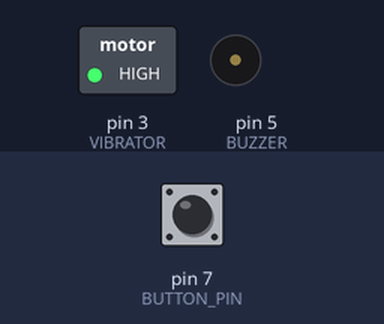
Simulated run of this sketch. Board: Arduino Uno, built with avr-gcc and run on an emulated ATmega328P. Parts: switched loads named in the sketch (green lamp = pin HIGH), buzzer (waves = sounding). The test bench sets the inputs (shaded band); at power-on: pin 7 (BUTTON_PIN) HIGH. What the sketch prints to the serial monitor is not drawn.

Above: at 1.2 s.
1.3 s: pin 7 (BUTTON_PIN) pulled LOW for 0.15 s
At 1.37 s:
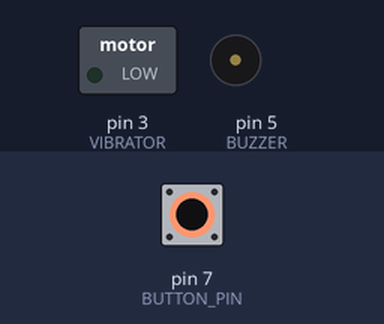
2.9 s: pin 7 (BUTTON_PIN) pulled LOW for 3.2 s
At 18.6 s:
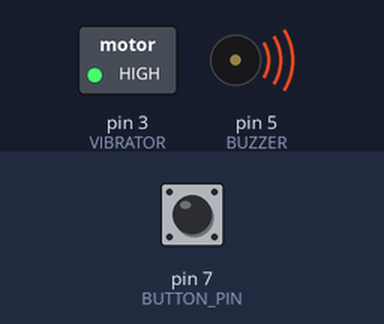
Timing chart, 0 to 18.9 s (numbered marks = the images above; inputs shaded):
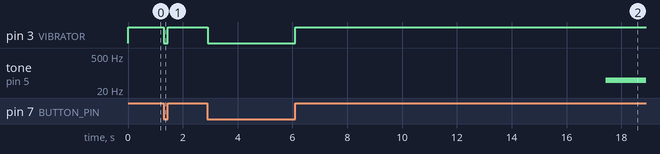

Measured:
- after the input at 1.3 s, pin 3 (VIBRATOR): HIGH → LOW at once, → HIGH 0.15 s later
- after the input at 2.9 s, pin 3 (VIBRATOR): HIGH → LOW at once, → HIGH 3.2 s later; tone on pin 5 (BUZZER): silent → 50 Hz after 14.5 s instead of 9.9 s

The sketch:

Annoying-mask.ino
```cpp
const int BUTTON_PIN = 7;
const int BUZZER = 5;
const int VIBRATOR = 3;
int c = 0;
void setup() {
Serial.begin(9600);
pinMode(BUTTON_PIN, INPUT_PULLUP);
pinMode(BUZZER, OUTPUT);
pinMode(VIBRATOR, OUTPUT);
}

void loop() {
int i = digitalRead(BUTTON_PIN);
if(i==HIGH){
//Mask removed
digitalWrite(VIBRATOR, HIGH); //turn on vibration
c++;
if(c>2000)
{
  //each time c becomes a value when 200 is added, it is 1 second.
  //ten seconds passed
  tone(BUZZER, 50); //turn on buzzer
}
Serial.println(c);
}
else
{
  //Mask on face
  c=0;
  noTone(BUZZER); //Turn off Buzzer
  digitalWrite(VIBRATOR, LOW); //Turn of Vibration
  Serial.println(c);
}

}
```
